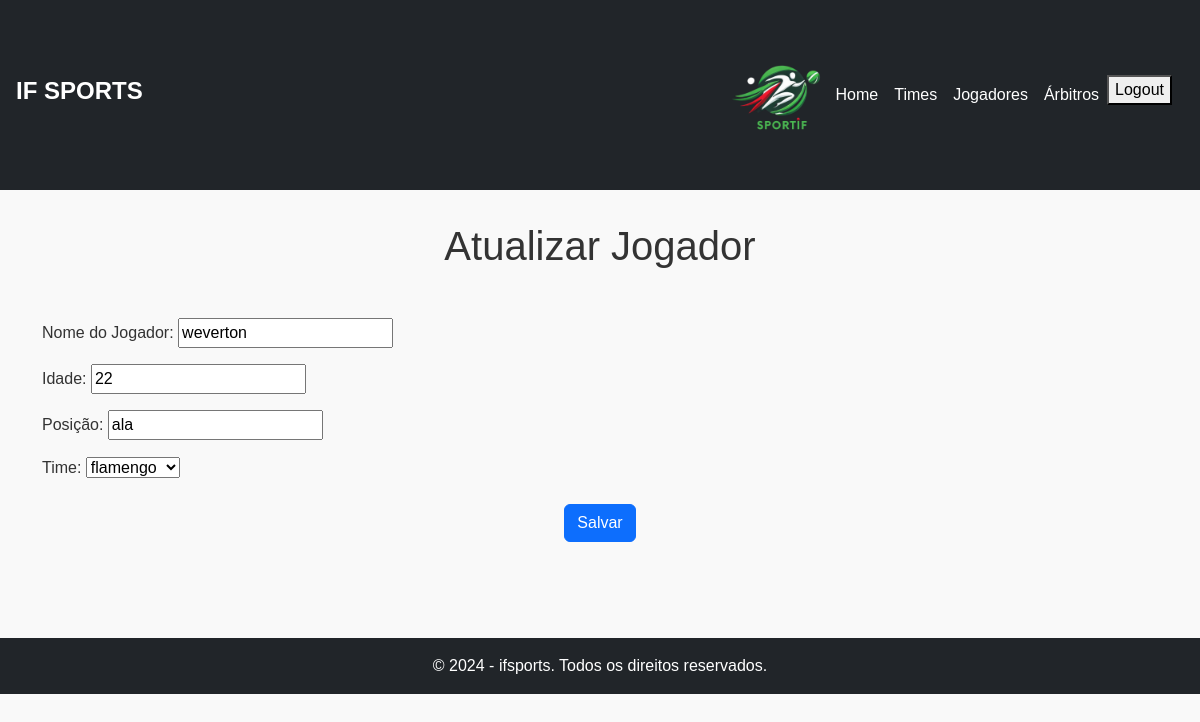
The page /cadastros/editar/jogador/1/ (signed in) on the database its author committed.
### cadastros/models.py (models this page shows, shortened)
class Jogador(models.Model):
    nome = models.CharField(max_length=100, verbose_name="Nome do Jogador")
    idade = models.PositiveIntegerField(verbose_name="Idade")
    posicao = models.CharField(max_length=50, verbose_name="Posição")  # Exemplo: Goleiro, Atacante
    time = models.ForeignKey(Time, on_delete=models.CASCADE, related_name="jogadores", verbose_name="Time")
    created_at = models.DateTimeField(default=timezone.now, verbose_name="Data de Criação")
    updated_at = models.DateTimeField(default=timezone.now, verbose_name="Data de Atualização")

class Time(models.Model):
    nome = models.CharField(max_length=100, unique=True)
    frase_efeito = models.CharField(max_length=100, verbose_name='Frase de Efeito')
    qtd_jogadores = models.IntegerField()
    created_at = models.DateTimeField(default=timezone.now, verbose_name="Data de Criação")
    updated_at = models.DateTimeField(default=timezone.now, verbose_name="Data de Atualização")
    def __str__(self):
        return self.nome

### cadastros/views.py (the view)
# urls.py: path('editar/jogador/<int:pk>/', JogadorUpdate.as_view(), name='editar-jogador'),
class JogadorUpdate(GroupRequiredMixin, UpdateView):
    model = Jogador
    fields = ['nome', 'idade', 'posicao', 'time']
    template_name = 'form.html'  # Alterado
    success_url = reverse_lazy('listar-jogadores')  # Alterado
    group_required = 'Admin'
    def get_context_data(self, **kwargs):
        context = super().get_context_data(**kwargs)
        context['Titulo'] = 'Atualizar Jogador'
        return context

### cadastros/views.py (called while the page is built)
    def dispatch(self, request, *args, **kwargs):
        if self.group_required:
            group = Group.objects.get(name=self.group_required)
            if not request.user.groups.filter(name=group.name).exists():
                return HttpResponseForbidden("Você não tem permissão para acessar esta página.")
        return super().dispatch(request, *args, **kwargs)

### cadastros/templates/form.html (shortened to what this page needs)
{% extends 'modelo.html' %}
{% block content %}
<h1 class="text-center mb-5">{{ Titulo }}</h1>
<form method="POST" class="form-container">
    <div class="form-group mb-3">
        {{ form.as_p }}
    </div>
    <div class="form-actions text-center mt-4">
        <button type="submit" class="btn btn-primary">Salvar</button>
    </div>
</form>
{% endblock %}

### static/css/meu.css (style rules this page uses)
body { margin: 0; font-family: Arial, sans-serif; background-color: #f9f9f9; color: #333; }

### rows shown on the page
Jogador: nome "weverton", idade "22", posicao "ala", time "flamengo"

### other values the page prints
{{ Titulo }} "Atualizar Jogador"
